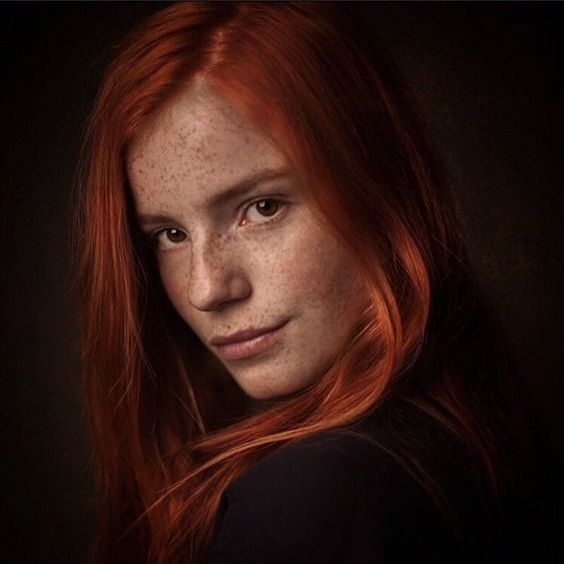
#> input picture OpenCVT/img.jpg, 564 x 564 px, given in place of cars.mp4, which was not available
$ python t36.py
#> lines starting #> are read from the running program, lines starting #| are printed output that depends on the picture; after the words box and inside, x2 and y2 are one past the last pixel; in counts of white or black regions, pixels touching at a corner belong together; pictures that were not available may be replaced by others from this repository, and a replacement may not be noted
# meanshift - przesunięcie środków
import numpy as np
import cv2

# ---------
# MEANSHIFT
# ---------
# jest zestaw punktów (może to być rozkład pikseli)
# otrzymuje się małe okno (może być kółkiem)
# i trzeba przenieść to okno do obszaru o
# maksymalnej gęstości pikseli (lub maksymalnej liczbie punktów).

cap = cv2.VideoCapture('images/cars.mp4')

ret, frame = cap.read()
#> frame is the input picture: shape (564, 564, 3); mean B, G, R 18, 23.7, 47.6

# initial location of window
r, h, c, w = 250, 90, 400, 125
track_window = (c, r, w, h)

# ROI for trackings
roi = frame[r:r+h, c:c+w]
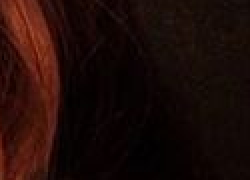
#> roi: shape (90, 125, 3) (shown 2 times larger); mean B, G, R 7.4, 11, 30.2
hsv_roi = cv2.cvtColor(roi, cv2.COLOR_BGR2HSV)
#> hsv_roi: shape (90, 125, 3); mean H, S, V 28.4, 195.1, 30.2
mask = cv2.inRange(hsv_roi, np.array((0., 60., 32.)), np.array((180., 255., 255.)))
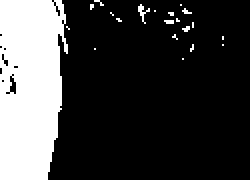
#> mask: shape (90, 125) (shown 2 times larger); 24% white; 21 white regions (19 under 20 px), largest, box (x1, y1, x2, y2) and area: (0, 0, 34, 90) 2612, (69, 2, 75, 12) 21
roi_hist = cv2.calcHist([hsv_roi], [0], mask, [180], [0, 180])
#> roi_hist = 180 values, max 566 at index 5, min 0 at index 12, mean 15.02
cv2.normalize(roi_hist, roi_hist, 0, 255, cv2.NORM_MINMAX)

# termination criteria, either 10 iteration or move at least 1pt
term_crit = (cv2.TERM_CRITERIA_EPS | cv2.TERM_CRITERIA_COUNT, 10, 1)

while 1:
    ret, frame = cap.read()

    if ret == True:
        hsv = cv2.cvtColor(frame, cv2.COLOR_BGR2HSV)
#> hsv: shape (564, 564, 3); mean H, S, V 28.9, 175.4, 47.6
        dst = cv2.calcBackProject([hsv], [0], roi_hist, [0, 180], 1)
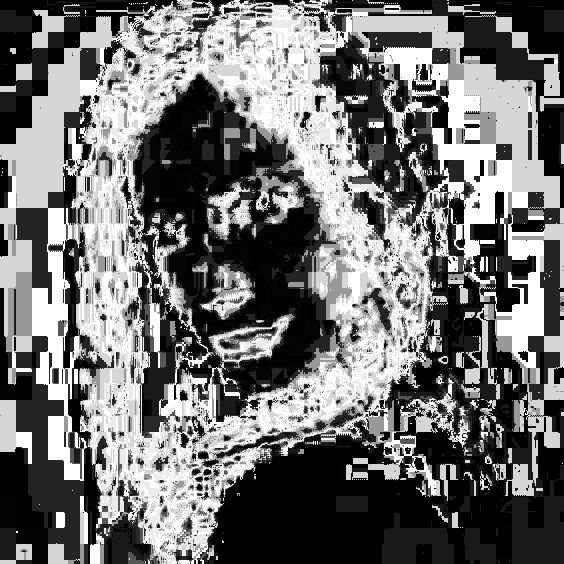
#> dst: shape (564, 564); min 0, max 255, mean 112.9

        # apply meanshift to get the new location ...
        # ret, track_window = cv2.meanShift(dst, track_window, term_crit)

        # ... or apply camshift to the new location (better, because includes rotation)
        ret, track_window = cv2.CamShift(dst, track_window, term_crit)
#> ret = ((377.5, 270), (122.4, 145.1), 89.87); track_window = (304, 208, 147, 124)

        # drawing it on the image
        x, y, w, h = track_window
#> x = 304; y = 208; w = 147; h = 124
        img2 = cv2.rectangle(frame, (x, y), (x+w, y+h), 255, 2)
        cv2.imshow("img2", img2)

        k = cv2.waitKey(60) & 0xFF
#> (key q is pressed here)
        if k == ord("q"):
            break
        else:
            cv2.imwrite(chr(k) + ".jpg", img2)

    else:
        break

cv2.destroyAllWindows()
cap.release()
